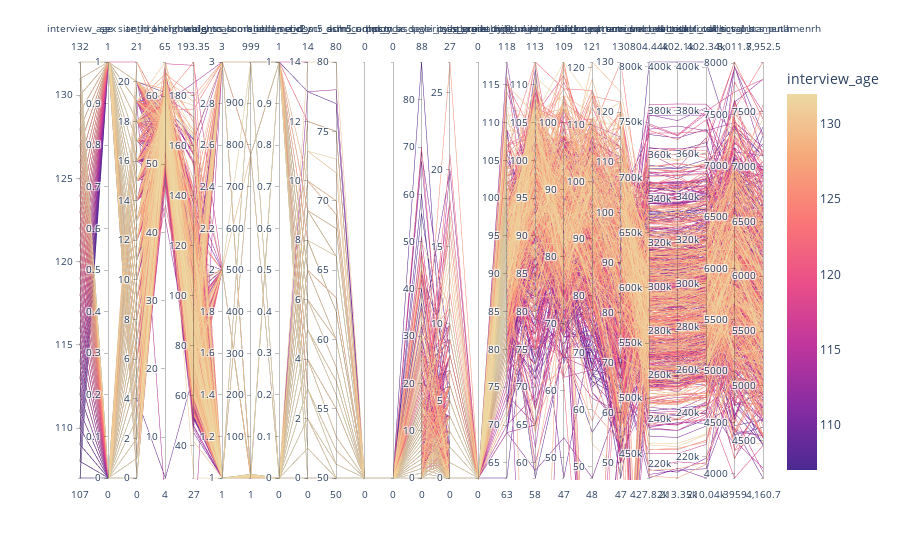

Notebook code cell kept with this figure:
### Markdown cell above
### Create an interactive plot that allows viewing many variables

Can you plot all 20 variables simultaneously?
([pandas.plotting.parallel_coordinates — pandas 1.1.4 documentation](https://pandas.pydata.org/pandas-docs/stable/reference/api/pandas.plotting.parallel_coordinates.html))
For an interactive plot you can use plotly
([Parallel Coordinates Plot | Python](https://plotly.com/python/parallel-coordinates-plot/))
in the notebook.

### Code cell
# Create an interactive parallel coordinate plot
subset_df_numerical = subset_df.copy()
subset_df_numerical.sex = subset_df.sex.astype("category").cat.codes
subset_df_numerical.site_id_l = subset_df.site_id_l.astype("category").cat.codes
fig = px.parallel_coordinates(subset_df_numerical, color="interview_age", 
                              dimensions=["interview_age", "sex"] + data_elements_of_interest,
                              color_continuous_scale=px.colors.sequential.Agsunset,
                              #color_continuous_midpoint=2          )
                             )
fig.show()

### Figure 1 — Plotly figure (JSON) as saved in the notebook; plotly's stock layout.template omitted (floating-point values rounded to 4 significant figures; data arrays with more than 128 entries replaced by an {"elided": "..."} marker saying what was removed)
{"data": [{"dimensions": [{"label": "interview_age", "values": {"elided": "1000 int values"}}, {"label": "sex", "values": {"elided": "1000 int values"}}, {"label": "site_id_l", "values": {"elided": "1000 int values"}}, {"label": "anthroheightcalc", "values": {"elided": "1000 float values"}}, {"label": "anthroweightcalc", "values": {"elided": "1000 float values"}}, {"label": "ehi_y_ss_scoreb", "values": {"elided": "1000 int values"}}, {"label": "demo_comb_income_v2", "values": {"elided": "1000 int values"}}, {"label": "snellen_aid_y", "values": {"elided": "1000 int values"}}, {"label": "cbcl_scr_dsm5_adhd_r", "values": {"elided": "1000 int values"}}, {"label": "cbcl_scr_dsm5_adhd_t", "values": {"elided": "1000 int values"}}, {"label": "scrn_commondx", "values": {"elided": "1000 null values"}}, {"label": "scrn_asd", "values": {"elided": "1000 null values"}}, {"label": "pps_y_ss_severity_score", "values": {"elided": "1000 int values"}}, {"label": "pgbi_p_ss_score", "values": {"elided": "1000 int values"}}, {"label": "sag_grade_type", "values": {"elided": "1000 null values"}}, {"label": "nihtbx_reading_uncorrected", "values": {"elided": "1000 int values"}}, {"label": "nihtbx_flanker_uncorrected", "values": {"elided": "1000 int values"}}, {"label": "nihtbx_picvocab_uncorrected", "values": {"elided": "1000 int values"}}, {"label": "nihtbx_fluidcomp_uncorrected", "values": {"elided": "1000 int values"}}, {"label": "nihtbx_pattern_uncorrected", "values": {"elided": "1000 int values"}}, {"label": "smri_vol_cdk_total", "values": {"elided": "1000 int values"}}, {"label": "smri_vol_cdk_totallh", "values": {"elided": "1000 int values"}}, {"label": "smri_vol_cdk_totalrh", "values": {"elided": "1000 int values"}}, {"label": "smri_vol_scs_putamenlh", "values": {"elided": "1000 float values"}}, {"label": "smri_vol_scs_putamenrh", "values": {"elided": "1000 float values"}}], "domain": {"x": [0, 1], "y": [0, 1]}, "line": {"color": {"elided": "1000 int values"}, "coloraxis": "coloraxis"}, "name": "", "type": "parcoords"}], "layout": {"autosize": true, "coloraxis": {"colorbar": {"title": {"text": "interview_age"}}, "colorscale": [[0, "rgb(75, 41, 145)"], [0.1667, "rgb(135, 44, 162)"], [0.3333, "rgb(192, 54, 157)"], [0.5, "rgb(234, 79, 136)"], [0.6667, "rgb(250, 120, 118)"], [0.8333, "rgb(246, 169, 122)"], [1, "rgb(237, 217, 163)"]]}, "legend": {"tracegroupgap": 0}, "margin": {"t": 60}}}
